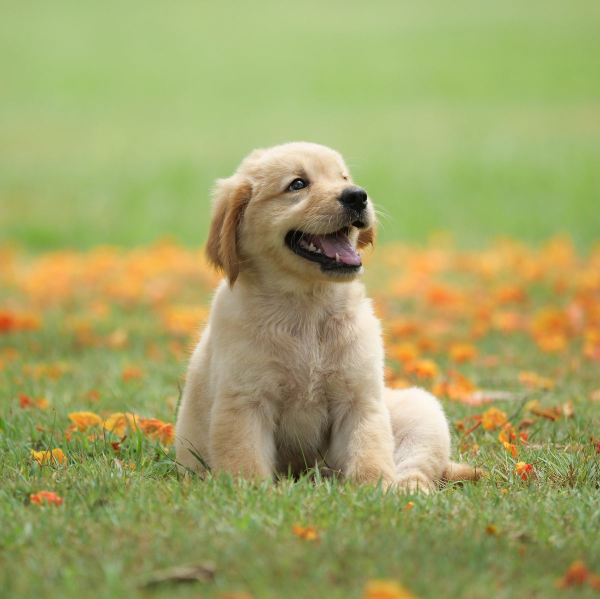
#> input picture dog1.jpg, 1200 x 1197 px (shown at 1/2 size)
$ jupyter execute Filter_Kernels_CNN.ipynb
#> lines starting #> are read from the running program, lines starting #| are printed output that depends on the picture
[cell 1]
import cv2
import numpy as np
from google.colab.patches import cv2_imshow

[cell 2]
image = cv2.imread('dog1.jpg', cv2.IMREAD_GRAYSCALE)  # Load as grayscale
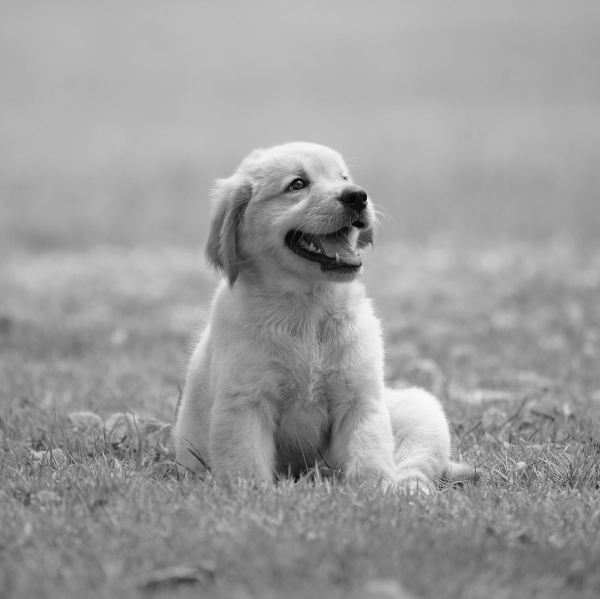
#> image: shape (1197, 1200) (shown at 1/2 size); min 0, max 255, mean 156.5
#print(image.shape)

cv2_imshow(cv2.resize(image, (400, 400)))
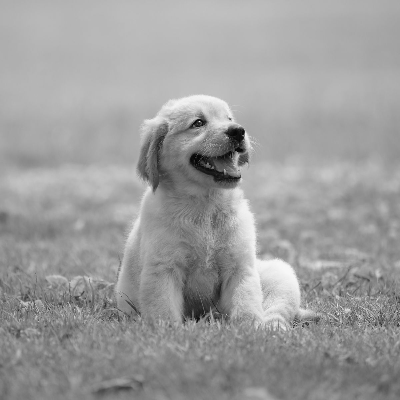
#> shown: shape (400, 400); min 2, max 248, mean 156.5
cv2.waitKey(0) #waits for these milliseconds before image window is detroyed, if 0 is given then it waits for keypress

[cell 3]
blur_kernel = np.ones((5, 5), np.float32) / 25


sharpen_kernel = np.array([
    [0, -1, 0],
    [-1, 5, -1],
    [0, -1, 0]])


# Sobel kernel (horizontal)
sobel_x = np.array([
    [-1, 0, 1],
    [-2, 0, 2],
    [-1, 0, 1]])

# Sobel kernel (vertical)
sobel_y = np.array([
    [-1, -2, -1],
    [0, 0, 0],
    [1, 2, 1]])


blurred_image = cv2.filter2D(image, -1, blur_kernel)
sharpened_image = cv2.filter2D(image, -1, sharpen_kernel)
edges_x = cv2.filter2D(image, -1, sobel_x)
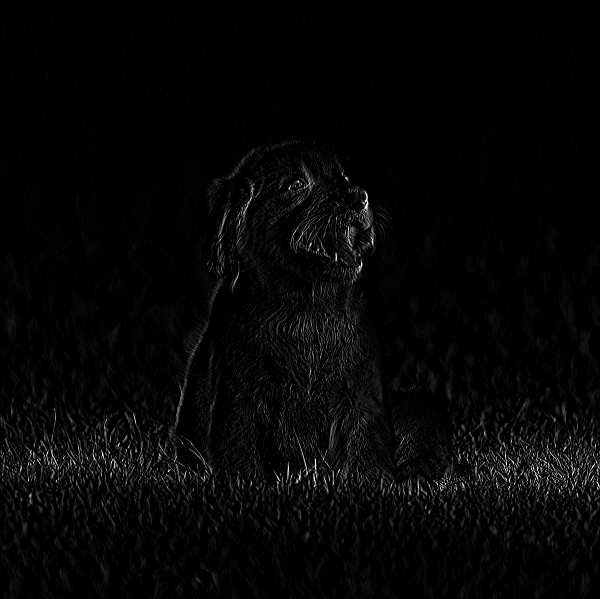
#> edges_x: shape (1197, 1200) (shown at 1/2 size); min 0, max 255, mean 5.9
edges_y = cv2.filter2D(image, -1, sobel_y)
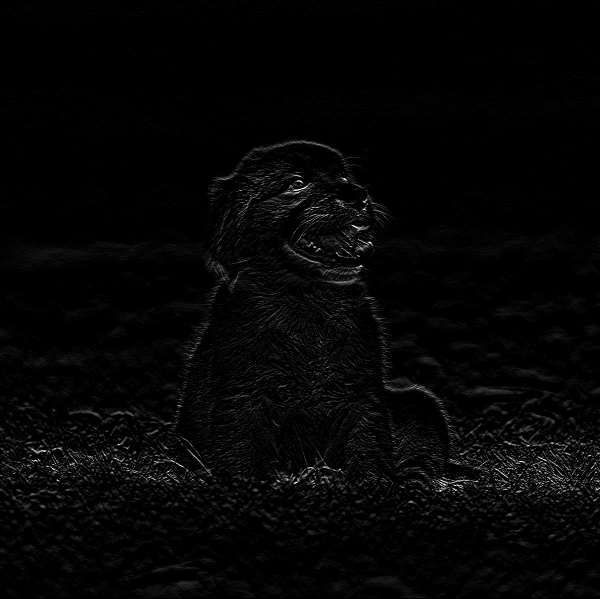
#> edges_y: shape (1197, 1200) (shown at 1/2 size); min 0, max 255, mean 5.2

print("\n Blurred Image \n")
cv2_imshow(cv2.resize(blurred_image, (400, 400)))
print("\n Sharpened Image \n")
cv2_imshow(cv2.resize(sharpened_image,(400,400)))
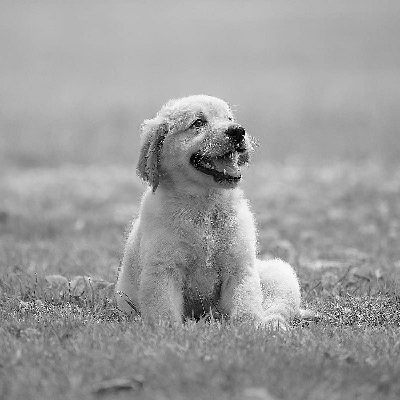
#> shown: shape (400, 400); min 0, max 255, mean 156.4
print("\n Edges X \n")
cv2_imshow(cv2.resize(edges_x,(400,400)))
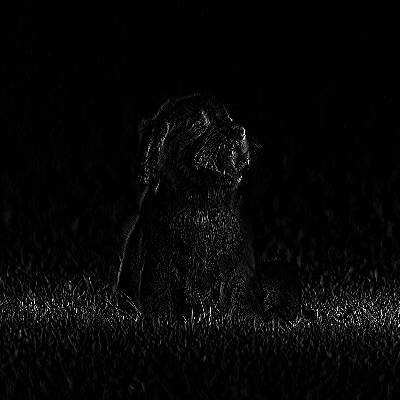
#> shown: shape (400, 400); min 0, max 255, mean 5.9
print("\n Edges Y\n")
cv2_imshow(cv2.resize(edges_y,(400,400)))
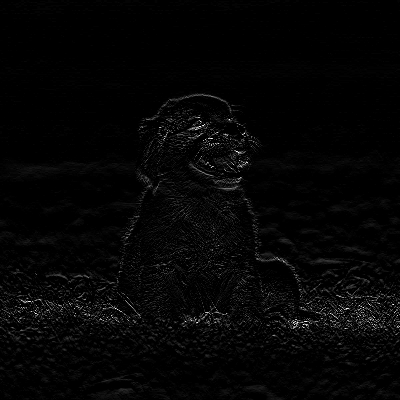
#> shown: shape (400, 400); min 0, max 255, mean 5.1
cv2.waitKey(0)
cv2.destroyAllWindows()
